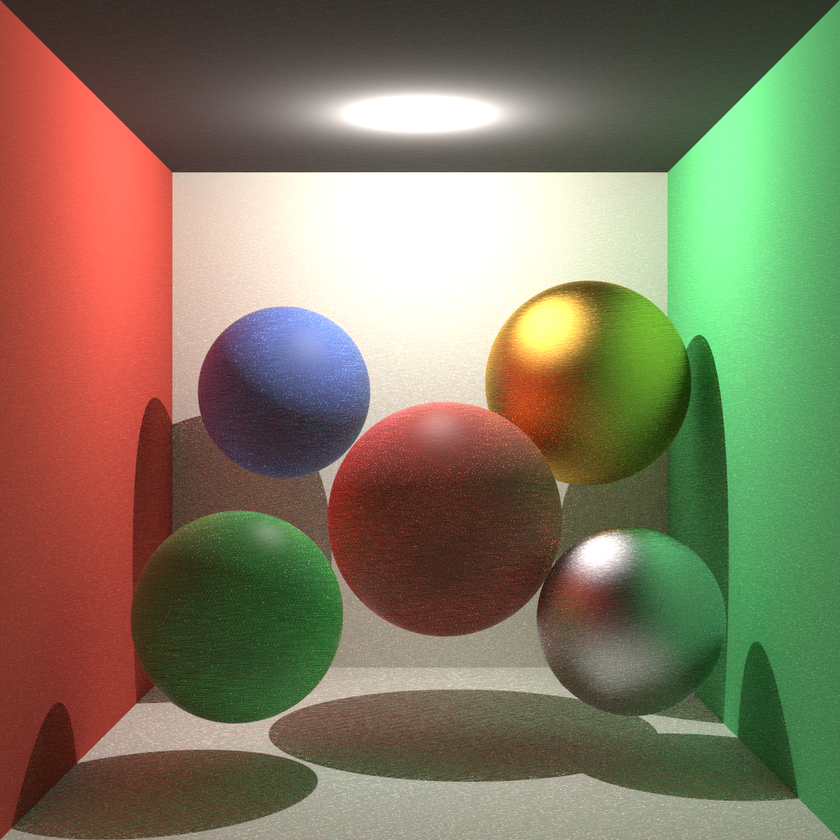
#> input picture submit/glossy.bmp, 840 x 840 px, shrunk from 1024 x 1024 before the run
$ python analyze_fresnel_regions.py ../../submit/glossy.bmp
#> lines starting #> are read from the running program, lines starting #| are printed output that depends on the picture; after the words box and inside, x2 and y2 are one past the last pixel; in counts of white or black regions, pixels touching at a corner belong together
#!/usr/bin/env python3
"""Sample regions in Fresnel Cornell and polished-floor grazing renders."""
from PIL import Image
import numpy as np
import sys


def find_sphere_centroids(img, r_frac=0.12):
    """Estimate left/right sphere disk centers from luminance blobs."""
    h, w = img.shape[:2]
    lum = (0.2126 * img[:, :, 0] + 0.7152 * img[:, :, 1] + 0.0722 * img[:, :, 2])
    r = int(min(w, h) * r_frac)
    best = []
    for x0, x1 in ((0, w // 2), (w // 2, w)):
        band = lum[:, x0:x1]
        thr = band.mean() + 0.08 * band.std()
        mask = band > thr
        ys, xs = np.where(mask)
        if len(xs) == 0:
            cx = int((x0 + x1) * 0.5)
            cy = h // 2
        else:
            cx = int(x0 + xs.mean())
            cy = int(ys.mean())
        best.append((cx, cy, r))
    return best


# [21 lines left out: function analyze_single_sphere, not called in this run]


def analyze_spheres(path, left_cx_frac=None, right_cx_frac=None, cy_frac=None, r_frac=0.12):
#> called with path = '../../submit/glossy.bmp', r_frac = 0.12
    img = np.array(Image.open(path)).astype(np.float32) / 255.0
    h, w = img.shape[:2]
    ys = np.arange(h)
    xs = np.arange(w)
    xx, yy = np.meshgrid(xs, ys)

    if left_cx_frac is None or right_cx_frac is None or cy_frac is None:
        (cx_l, cy_l, r), (cx_r, cy_r, _) = find_sphere_centroids(img, r_frac)
#> in find_sphere_centroids, `lum = (0.2126 * img[:, :, 0] + 0.7152 * img[:, :, 1] + 0.0722 * img[:,..`:
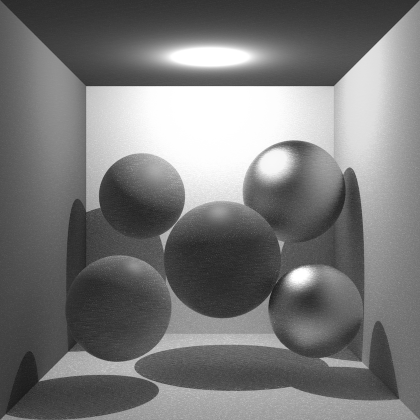
#> lum: shape (840, 840) float32 (shown at 1/2 size); min 0.0825, max 1, mean 0.474
#> the loop in find_sphere_centroids, `for x0, x1 in ((0, w // 2), (w // 2, w)):` made 2 passes
#> (thr, cx, cy) on passes 1 to 2: (0.45, 258, 359), (0.536, 635, 372)
#> pass 1, in find_sphere_centroids, `band = lum[:, x0:x1]`:
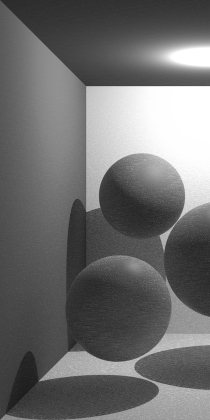
#> band: shape (840, 420) float32 (shown at 1/2 size); min 0.0931, max 1, mean 0.431
#> pass 1, in find_sphere_centroids, `mask = band > thr`:
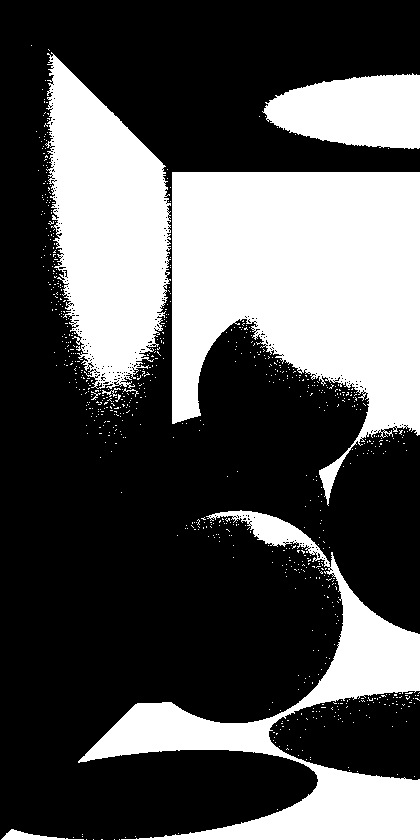
#> mask: shape (840, 420) bool; 33.1% white; 777 white regions (769 under 20 px), largest, box (x1, y1, x2, y2) and area: (172, 172, 420, 506) 52448, (45, 52, 171, 389) 27301, (78, 510, 420, 840) 26340
#> pass 2, in find_sphere_centroids, `band = lum[:, x0:x1]`:
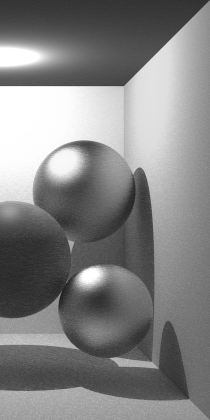
#> band: shape (840, 420) float32 (shown at 1/2 size); min 0.0825, max 1, mean 0.516
#> after the loop in find_sphere_centroids, `for x0, x1 in ((0, w // 2), (w // 2, w)):`: best = [(258, 359, 100), (635, 372, 100)]
#> cx_l = 258; cy_l = 359; r = 100; cx_r = 635; cy_r = 372
    else:
        cx_l, cy_l = int(w * left_cx_frac), int(h * cy_frac)
        cx_r, cy_r = int(w * right_cx_frac), int(h * cy_frac)
        r = int(min(w, h) * r_frac)

    def sphere_stats(cx, cy, label):
        mask = (xx - cx) ** 2 + (yy - cy) ** 2 <= r ** 2
        region = img[mask]
        mean = region.mean(axis=0)
        std = region.std(axis=0)
        lum = 0.2126 * region[:, 0] + 0.7152 * region[:, 1] + 0.0722 * region[:, 2]
        print(f"  {label} @ ({cx},{cy}) r={r}: mean RGB=({mean[0]:.3f},{mean[1]:.3f},{mean[2]:.3f}) "
              f"std=({std[0]:.3f},{std[1]:.3f},{std[2]:.3f}) lum_mean={lum.mean():.3f} lum_std={lum.std():.3f}")
        return mean, mask

    print(f"\n=== {path} ({w}x{h}) ===")
#| === ../../submit/glossy.bmp (840x840) ===
    global_mean = img.mean(axis=(0, 1))
#> global_mean = [0.508, 0.474, 0.376]
    print(f"  Global mean RGB=({global_mean[0]:.3f},{global_mean[1]:.3f},{global_mean[2]:.3f})")
#|   Global mean RGB=(0.508,0.474,0.376)
    left_mean, left_mask = sphere_stats(cx_l, cy_l, "LEFT sphere")
#> in sphere_stats, `mask = (xx - cx) ** 2 + (yy - cy) ** 2 <= r ** 2`:
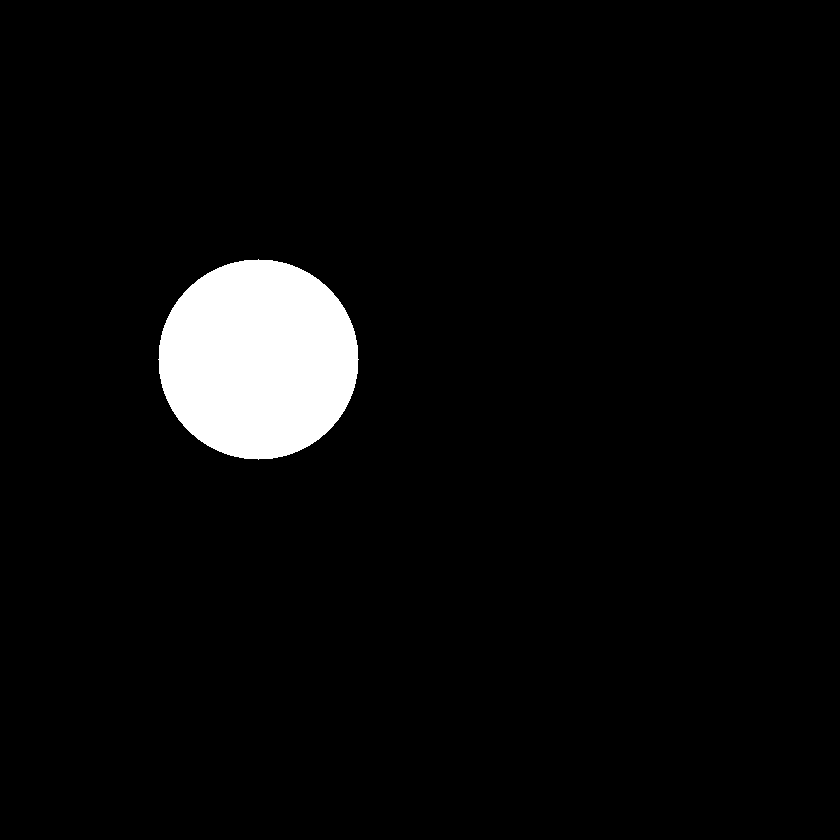
#> mask: shape (840, 840) bool; 4.5% white; 1 white region, box (x1, y1, x2, y2) and area: (158, 259, 359, 460) 31417
#> in sphere_stats, `mean = region.mean(axis=0)`: mean = [0.561, 0.503, 0.566]
#> in sphere_stats, `std = region.std(axis=0)`: std = [0.283, 0.276, 0.267]
#|   LEFT sphere @ (258,359) r=100: mean RGB=(0.561,0.503,0.566) std=(0.283,0.276,0.267) lum_mean=0.520 lum_std=0.271
#> left_mean = [0.561, 0.503, 0.566]
    right_mean, right_mask = sphere_stats(cx_r, cy_r, "RIGHT sphere")
#> call 2 of sphere_stats, with cx = 635, cy = 372, label = 'RIGHT sphere'
#> in sphere_stats (call 2), `mask = (xx - cx) ** 2 + (yy - cy) ** 2 <= r ** 2`:
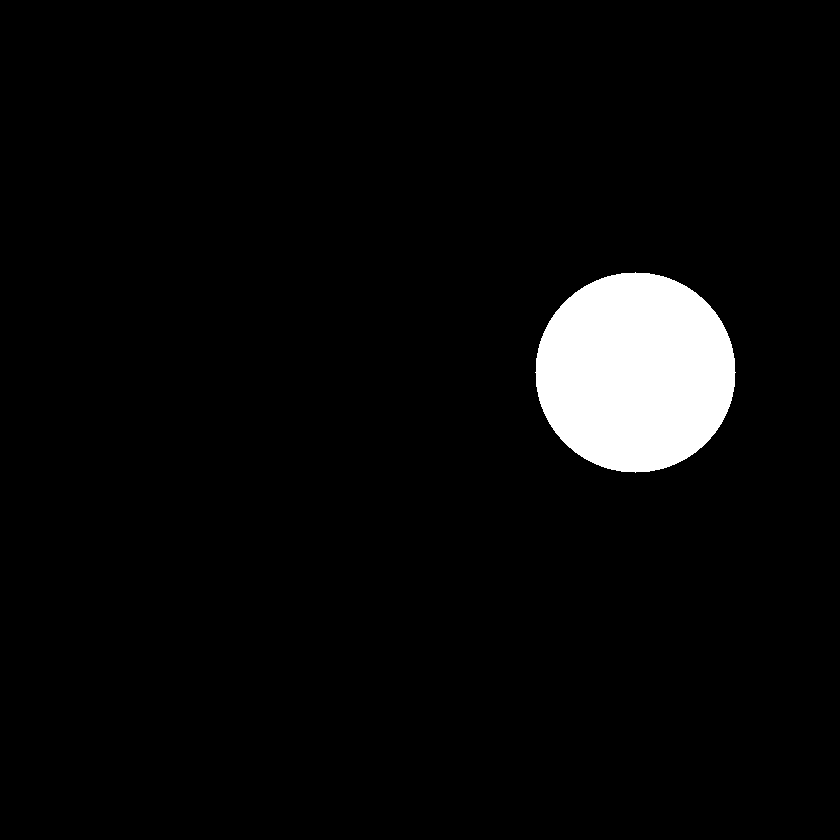
#> mask: shape (840, 840) bool; 4.5% white; 1 white region, box (x1, y1, x2, y2) and area: (535, 272, 736, 473) 31417
#> in sphere_stats (call 2), `mean = region.mean(axis=0)`: mean = [0.415, 0.52, 0.227]
#> in sphere_stats (call 2), `std = region.std(axis=0)`: std = [0.218, 0.235, 0.179]
#|   RIGHT sphere @ (635,372) r=100: mean RGB=(0.415,0.520,0.227) std=(0.218,0.235,0.179) lum_mean=0.477 lum_std=0.212
#> right_mean = [0.415, 0.52, 0.227]

    r_outer = r
#> r_outer = 100
    r_inner = int(r_outer * 0.55)
#> r_inner = 55
    dist2_r = (xx - cx_r) ** 2 + (yy - cy_r) ** 2
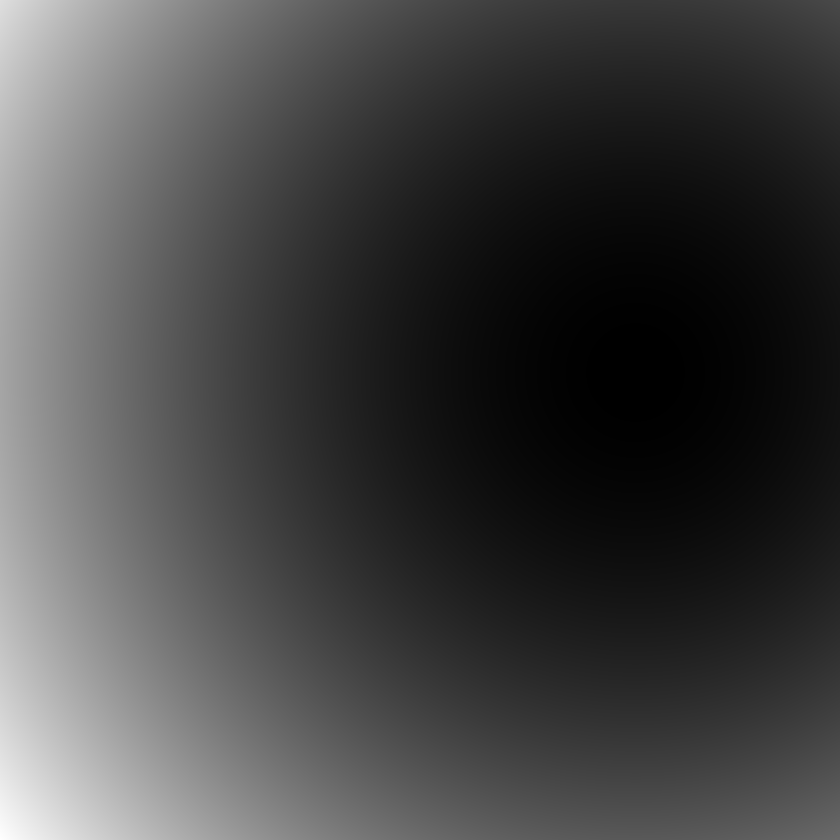
#> dist2_r: shape (840, 840) int64; min 0, max 621314, mean 166296.3; drawn with min black and max white
    rim = img[(dist2_r <= r_outer ** 2) & (dist2_r >= r_inner ** 2)]
    center = img[dist2_r < r_inner ** 2]
    rim_lum = (0.2126 * rim[:, 0] + 0.7152 * rim[:, 1] + 0.0722 * rim[:, 2]).mean()
#> rim_lum = 0.493
    ctr_lum = (0.2126 * center[:, 0] + 0.7152 * center[:, 1] + 0.0722 * center[:, 2]).mean()
#> ctr_lum = 0.44
    print(f"  RIGHT rim lum={rim_lum:.3f} center lum={ctr_lum:.3f} rim/center={rim_lum/max(ctr_lum,1e-6):.2f}x")
#|   RIGHT rim lum=0.493 center lum=0.440 rim/center=1.12x
    left_lum = 0.2126 * left_mean[0] + 0.7152 * left_mean[1] + 0.0722 * left_mean[2]
#> left_lum = 0.52
    right_lum = 0.2126 * right_mean[0] + 0.7152 * right_mean[1] + 0.0722 * right_mean[2]
#> right_lum = 0.477
    print(f"  LEFT lum={left_lum:.3f}  RIGHT lum={right_lum:.3f}  delta={right_lum-left_lum:+.3f}")
#|   LEFT lum=0.520  RIGHT lum=0.477  delta=-0.043
    if left_mean[0] > 1e-6:
        print(f"  LEFT B/R={left_mean[2]/left_mean[0]:.3f}  RIGHT B/R={right_mean[2]/max(right_mean[0],1e-6):.3f}")
#|   LEFT B/R=1.010  RIGHT B/R=0.548

    bw_y, bw_x = int(h * 0.52), int(w * 0.50)
    backwall = img[bw_y, bw_x]
#> backwall = [0.718, 0.38, 0.345]
    print(f"  Back wall ref RGB=({backwall[0]:.3f},{backwall[1]:.3f},{backwall[2]:.3f})")
#|   Back wall ref RGB=(0.718,0.380,0.345)

    for label, mask, cx, cy in (("LEFT", left_mask, cx_l, cy_l), ("RIGHT", right_mask, cx_r, cy_r)):
        region_rgb = img[mask]
        dists = np.linalg.norm(region_rgb - backwall, axis=1)
        min_i = int(np.argmin(dists))
        coords = np.argwhere(mask)
        ty, tx = coords[min_i]
        silhouette = img[cy, cx]
        print(f"  {label} silhouette RGB=({silhouette[0]:.3f},{silhouette[1]:.3f},{silhouette[2]:.3f}) "
              f"L2={np.linalg.norm(silhouette-backwall):.3f}")
        print(f"  {label} best-transmit @ ({tx},{ty}) RGB=({region_rgb[min_i,0]:.3f},{region_rgb[min_i,1]:.3f},"
              f"{region_rgb[min_i,2]:.3f}) L2_to_backwall={dists[min_i]:.3f}")
#> this loop made 2 passes
#> (label, cx, cy, min_i, ty, tx, silhouette) on passes 1 to 2: ('LEFT', 258, 359, 25012, 408, 172, [0.337, 0.38, 0.573]), ('RIGHT', 635, 372, 15423, 371, 550, [0.384, 0.573, 0.161])
#> (printed output is left out)


# [25 lines left out: function analyze_grazing, not called in this run]


if __name__ == "__main__":
    grazing_lums = {}
    for p in sys.argv[1:]:
        name = p.split("/")[-1]
        if "grazing_topdown" in name:
            fl, rl, rr = analyze_grazing(p, floor_y_frac=0.52, refl_x_frac=0.42,
                                         refl_y_frac=0.50, refl_r_frac=0.05)
            grazing_lums["topdown"] = (fl, rl, rr)
        elif "grazing_low" in name:
            fl, rl, rr = analyze_grazing(p, floor_y_frac=0.58, refl_x_frac=0.50,
                                         refl_y_frac=0.585, refl_r_frac=0.04)
            grazing_lums["low"] = (fl, rl, rr)
        elif "debug_transmit" in name:
            analyze_single_sphere(p)
        else:
            analyze_spheres(p)

    if "topdown" in grazing_lums and "low" in grazing_lums:
        _, rl_top, rr_top = grazing_lums["topdown"]
        _, rl_low, rr_low = grazing_lums["low"]
        print(f"\n=== Grazing A vs B ===")
        print(f"  Floor reflection lum: topdown={rl_top:.3f}  low={rl_low:.3f}  ratio={rl_low/max(rl_top,1e-6):.2f}x")
        print(f"  Floor red channel (reflection ROI): topdown R={rr_top:.3f}  low R={rr_low:.3f}")

$ run again, on submit/path_no_nee.bmp
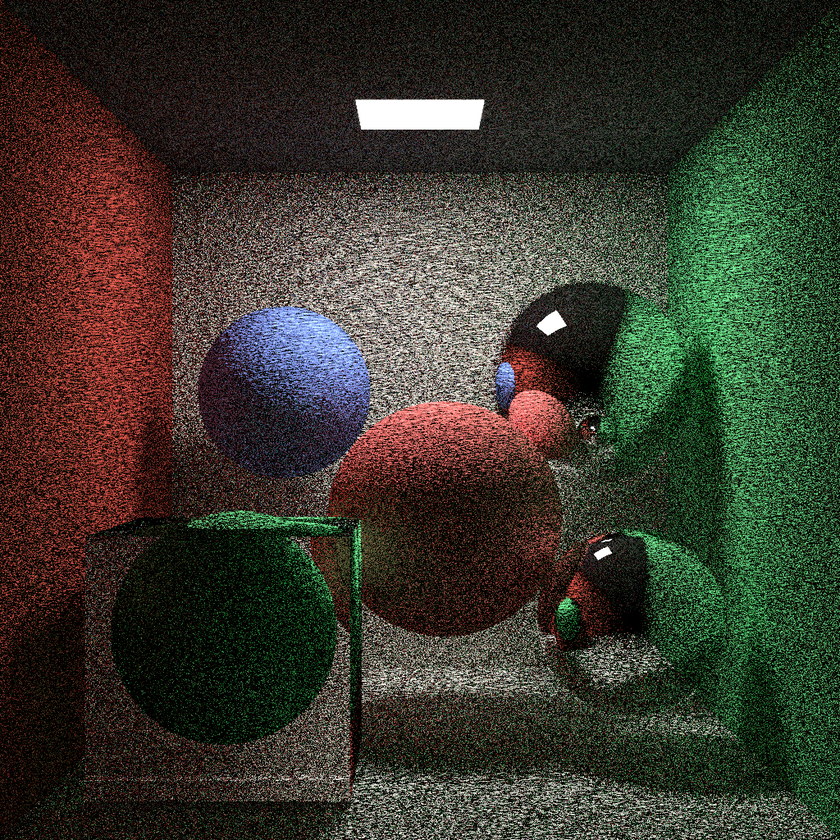
#> input picture submit/path_no_nee.bmp, 840 x 840 px, shrunk from 1024 x 1024 before the run
#> the loop in find_sphere_centroids, `for x0, x1 in ((0, w // 2), (w // 2, w)):` made 2 passes
#> (thr, cx, cy) on passes 1 to 2: (0.201, 245, 407), (0.267, 631, 447)
#> pass 1, in find_sphere_centroids, `mask = band > thr`:
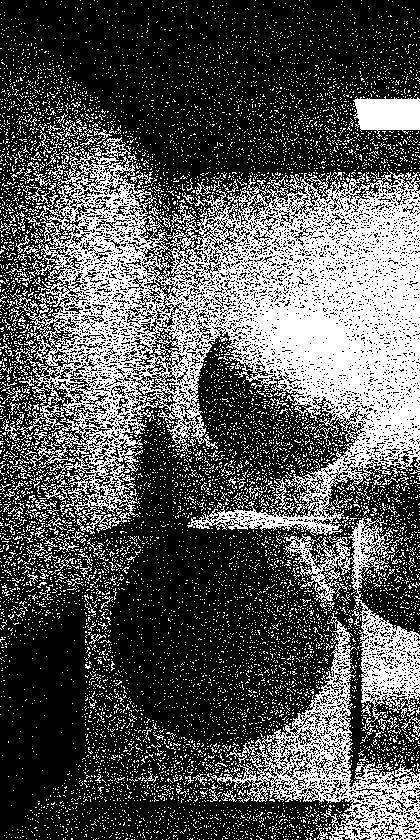
#> mask: shape (840, 420) bool; 34% white; 9773 white regions (9601 under 20 px), largest, box (x1, y1, x2, y2) and area: (1, 137, 420, 536) 71637, (211, 613, 420, 840) 10334, (283, 517, 420, 726) 6722
#> after the loop in find_sphere_centroids, `for x0, x1 in ((0, w // 2), (w // 2, w)):`: best = [(245, 407, 100), (631, 447, 100)]
#> in analyze_spheres, `(cx_l, cy_l, r), (cx_r, cy_r, _) = find_sphere_centroids(img, r_frac)`: cx_l = 245; cy_l = 407; r = 100; cx_r = 631; cy_r = 447
#| === ../../submit/path_no_nee.bmp (840x840) ===
#> global_mean = [0.226, 0.221, 0.177]
#|   Global mean RGB=(0.226,0.221,0.177)
#> mean = [0.256, 0.219, 0.274]
#> std = [0.18, 0.194, 0.269]
#|   LEFT sphere @ (245,407) r=100: mean RGB=(0.256,0.219,0.274) std=(0.180,0.194,0.269) lum_mean=0.231 lum_std=0.191
#> left_mean = [0.256, 0.219, 0.274]
#|   RIGHT sphere @ (631,447) r=100: mean RGB=(0.176,0.246,0.156) std=(0.172,0.198,0.142) lum_mean=0.225 lum_std=0.179
#> right_mean = [0.176, 0.246, 0.156]
#> r_outer = 100
#> r_inner = 55
#> in analyze_spheres, `dist2_r = (xx - cx_r) ** 2 + (yy - cy_r) ** 2`:
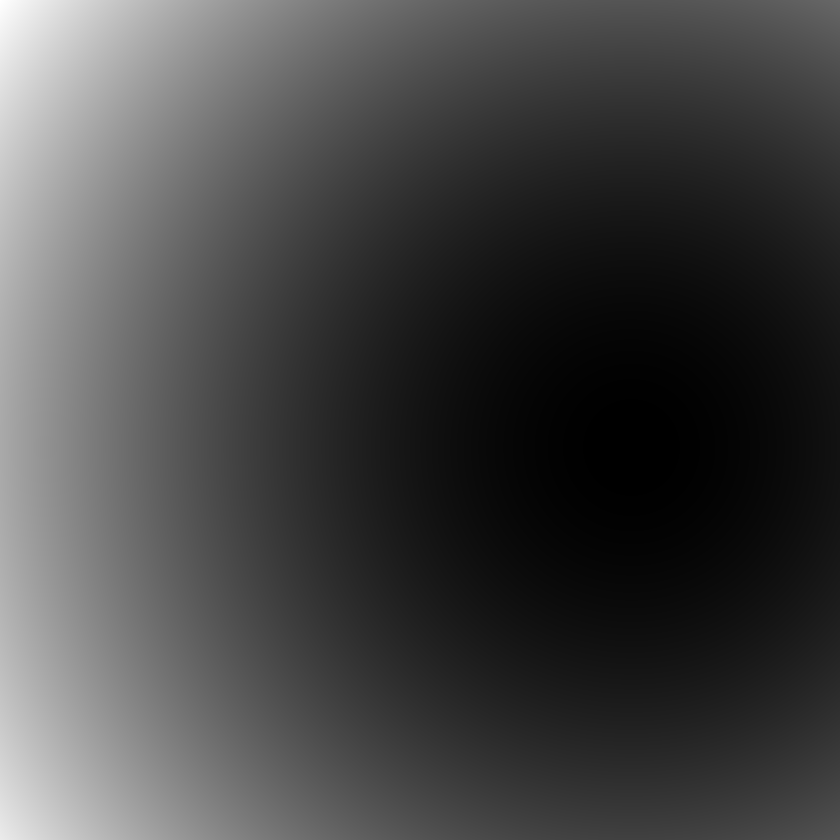
#> dist2_r: shape (840, 840) int64; min 0, max 597970, mean 163088.3; drawn with min black and max white
#> rim_lum = 0.227
#> ctr_lum = 0.219
#|   RIGHT rim lum=0.227 center lum=0.219 rim/center=1.03x
#> left_lum = 0.231
#> right_lum = 0.225
#|   LEFT lum=0.231  RIGHT lum=0.225  delta=-0.006
#|   LEFT B/R=1.070  RIGHT B/R=0.888
#> backwall = [0.824, 0.4, 0.388]
#|   Back wall ref RGB=(0.824,0.400,0.388)
#> the loop in analyze_spheres, `for label, mask, cx, cy in (("LEFT", left_mask, cx_l, cy_l), ("RIGHT",..` made 2 passes
#> (label, cx, cy, min_i, ty, tx, silhouette) on passes 1 to 2: ('LEFT', 245, 407, 7152, 363, 194, [0.0275, 0.0314, 0.0275]), ('RIGHT', 631, 447, 7120, 403, 548, [0.122, 0.212, 0.129])
#> (printed output is left out)
